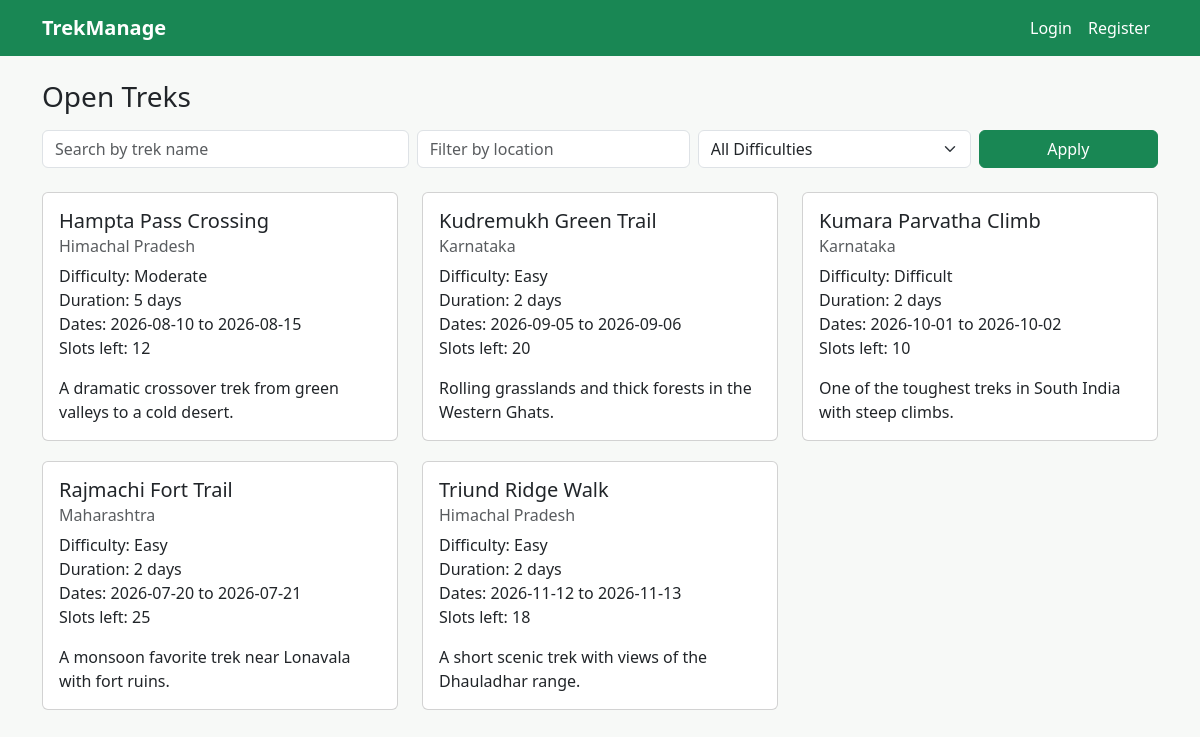
The page /treks on the database its author committed.
### models.py (models this page shows)
class Trek(db.Model):
    id = db.Column(db.Integer, primary_key=True)
    trek_title = db.Column(db.String(120), nullable=False)
    destination = db.Column(db.String(120), nullable=False)
    difficulty_level = db.Column(db.String(20), nullable=False)
    duration_days = db.Column(db.Integer, nullable=False)
    start_date = db.Column(db.Date, nullable=False)
    end_date = db.Column(db.Date, nullable=False)
    remaining_slots = db.Column(db.Integer, nullable=False)
    current_status = db.Column(db.String(20), default="Open")
    description = db.Column(db.Text)
    guide_id = db.Column(db.Integer, db.ForeignKey("user.id"))
    bookings = db.relationship("Booking", backref="trek", lazy=True)

### routes/trekker_routes.py (the view)
@trekker_blueprint.route("/treks")
def browse_treks():
    search_term = request.args.get("search_term", "")
    location_filter = request.args.get("location_filter", "")
    difficulty_filter = request.args.get("difficulty_filter", "")
    query = Trek.query.filter_by(current_status="Open")
    if search_term:
        query = query.filter(Trek.trek_title.ilike(f"%{search_term}%"))
    if location_filter:
        query = query.filter(Trek.destination.ilike(f"%{location_filter}%"))
    if difficulty_filter:
        query = query.filter_by(difficulty_level=difficulty_filter)
    treks = query.all()
    return render_template(
        "trekker/browse.html",
        treks=treks,
        search_term=search_term,
        location_filter=location_filter,
        difficulty_filter=difficulty_filter,
    )

### templates/trekker/browse.html (shortened to what this page needs)
{% extends "base.html" %}
{% block content %}
<h3 class="mb-3">Open Treks</h3>
<form method="GET" class="row g-2 mb-4">
    <div class="col-md-4">
        <input type="text" name="search_term" class="form-control" placeholder="Search by trek name" value="{{ search_term }}">
    </div>
    <div class="col-md-3">
        <input type="text" name="location_filter" class="form-control" placeholder="Filter by location" value="{{ location_filter }}">
    </div>
    <div class="col-md-3">
        <select name="difficulty_filter" class="form-select">
            <option value="">All Difficulties</option>
        </select>
    </div>
    <div class="col-md-2">
        <button type="submit" class="btn btn-success w-100">Apply</button>
    </div>
</form>
<div class="row">
    {% for trek in treks %}
    <div class="col-md-4">
        <div class="card trek-card">
            <div class="card-body">
                <h5 class="card-title">{{ trek.trek_title }}</h5>
                <h6 class="card-subtitle mb-2 text-muted">{{ trek.destination }}</h6>
                <p class="card-text">
                    Difficulty: {{ trek.difficulty_level }}<br>
                    Duration: {{ trek.duration_days }} days<br>
                    Dates: {{ trek.start_date }} to {{ trek.end_date }}<br>
                    Slots left: {{ trek.remaining_slots }}
                </p>
                <p class="card-text">{{ trek.description }}</p>
            </div>
        </div>
    </div>
    {% else %}
    <p>No treks found.</p>
    {% endfor %}
</div>
{% endblock %}

### static/css/style.css (style rules this page uses)
body { background-color: #f7f9f7; }
.trek-card { margin-bottom: 20px; }

### rows shown on the page
Trek: trek_title "Hampta Pass Crossing", destination "Himachal Pradesh", difficulty_level "Moderate", duration_days "5", start_date "2026-08-10", end_date "2026-08-15", remaining_slots "12", description "A dramatic crossover trek from green valleys to a cold desert."
Trek: trek_title "Kudremukh Green Trail", destination "Karnataka", difficulty_level "Easy", duration_days "2", start_date "2026-09-05", end_date "2026-09-06", remaining_slots "20", description "Rolling grasslands and thick forests in the Western Ghats."
Trek: trek_title "Kumara Parvatha Climb", destination "Karnataka", difficulty_level "Difficult", duration_days "2", start_date "2026-10-01", end_date "2026-10-02", remaining_slots "10", description "One of the toughest treks in South India with steep climbs."
Trek: trek_title "Rajmachi Fort Trail", destination "Maharashtra", difficulty_level "Easy", duration_days "2", start_date "2026-07-20", end_date "2026-07-21", remaining_slots "25", description "A monsoon favorite trek near Lonavala with fort ruins."
Trek: trek_title "Triund Ridge Walk", destination "Himachal Pradesh", difficulty_level "Easy", duration_days "2", start_date "2026-11-12", end_date "2026-11-13", remaining_slots "18", description "A short scenic trek with views of the Dhauladhar range."
